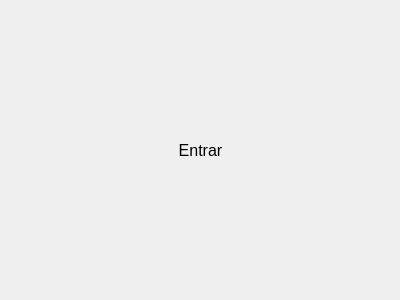
<?xml version="1.0" encoding="UTF-8"?>
<ui version="4.0">
 <class>LoginForm</class>
 <widget class="QWidget" name="LoginForm">
  <property name="geometry">
   <rect>
    <x>0</x>
    <y>0</y>
    <width>400</width>
    <height>300</height>
   </rect>
  </property>
  <property name="windowTitle">
   <string>Form</string>
  </property>
  <layout class="QGridLayout" name="gridLayout">
   <item row="0" column="1">
    <spacer name="verticalSpacer_2">
     <property name="orientation">
      <enum>Qt::Vertical</enum>
     </property>
     <property name="sizeHint" stdset="0">
      <size>
       <width>20</width>
       <height>40</height>
      </size>
     </property>
    </spacer>
   </item>
   <item row="1" column="0">
    <spacer name="horizontalSpacer">
     <property name="orientation">
      <enum>Qt::Horizontal</enum>
     </property>
     <property name="sizeHint" stdset="0">
      <size>
       <width>40</width>
       <height>20</height>
      </size>
     </property>
    </spacer>
   </item>
   <item row="1" column="2">
    <spacer name="horizontalSpacer_2">
     <property name="orientation">
      <enum>Qt::Horizontal</enum>
     </property>
     <property name="sizeHint" stdset="0">
      <size>
       <width>40</width>
       <height>20</height>
      </size>
     </property>
    </spacer>
   </item>
   <item row="2" column="1">
    <spacer name="verticalSpacer">
     <property name="orientation">
      <enum>Qt::Vertical</enum>
     </property>
     <property name="sizeHint" stdset="0">
      <size>
       <width>20</width>
       <height>40</height>
      </size>
     </property>
    </spacer>
   </item>
   <item row="1" column="1">
    <widget class="QToolButton" name="btnLogin">
     <property name="font">
      <font>
       <family>Nirmala UI</family>
       <pointsize>12</pointsize>
      </font>
     </property>
     <property name="autoFillBackground">
      <bool>true</bool>
     </property>
     <property name="text">
      <string>Entrar</string>
     </property>
     <property name="icon">
      <iconset resource="../../res/res.qrc">
       <normaloff>:/app.svg</normaloff>:/app.svg</iconset>
     </property>
     <property name="iconSize">
      <size>
       <width>50</width>
       <height>50</height>
      </size>
     </property>
     <property name="toolButtonStyle">
      <enum>Qt::ToolButtonTextBesideIcon</enum>
     </property>
     <property name="autoRaise">
      <bool>true</bool>
     </property>
    </widget>
   </item>
  </layout>
 </widget>
 <resources>
  <include location="../../res/res.qrc"/>
 </resources>
 <connections/>
</ui>
